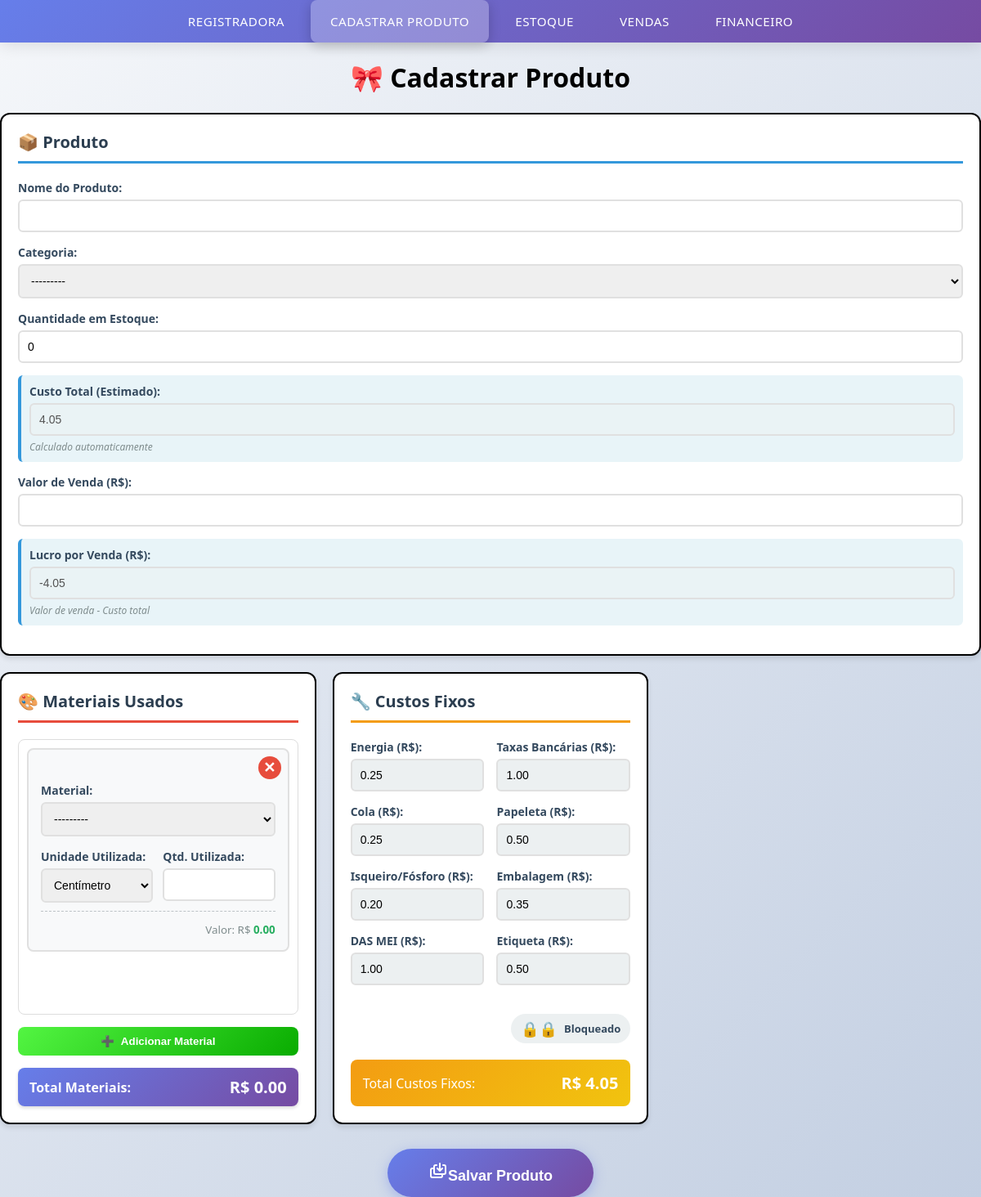
Screenshot of /templates/cadastrar_produto/ with the database file from the repository.
### app/models.py (models this page shows, shortened)
class CustoFixo(models.Model):
    energia = models.DecimalField(max_digits=10, decimal_places=2, default=0)
    cola = models.DecimalField(max_digits=10, decimal_places=2, default=0)
    isqueiro = models.DecimalField(max_digits=10, decimal_places=2, default=0)
    das_mei = models.DecimalField(max_digits=10, decimal_places=2, default=0)
    taxas_bancarias = models.DecimalField(max_digits=10, decimal_places=2, default=0)
    papeleta = models.DecimalField(max_digits=10, decimal_places=2, default=0)
    embalagem = models.DecimalField(max_digits=10, decimal_places=2, default=0)
    etiqueta = models.DecimalField(max_digits=10, decimal_places=2, default=0)

### app/views.py (the view, shortened to what this page needs)
# urls.py: path('templates/cadastrar_produto/', views.cadastrar_produto, name='cadastrar_produto'),
def cadastrar_produto(request):
    MaterialFormSet = modelformset_factory(
        MaterialUsado,
        form=MaterialUsadoForm,
        extra=1,
        can_delete=True
    )
    ultimo_custo_fixo = CustoFixo.objects.last()
    produto_form = ProdutoForm(request.POST or None)
    custo_fixo_form = CustoFixoForm(request.POST or None, instance=ultimo_custo_fixo)
    formset = MaterialFormSet(
        request.POST or None,
        queryset=MaterialUsado.objects.none()
    )
    context = {
        'produto_form': produto_form,
        'formset': formset,
        'custo_fixo_form': custo_fixo_form,
        'materiais_data_json': json.dumps({}),  # Será preenchido abaixo ou no final
    }
    materiais_data = {}
    try:
        compras = CompraMateriaPrima.objects.select_related('materia_prima').all()
        for compra in compras:
            valor_por_cm = float(compra.valor_por_cm or Decimal('0'))
            valor_por_quantidade = float(compra.valor_por_quantidade or Decimal('0'))
            materiais_data[str(compra.id)] = {
                'nome': f"{compra.materia_prima.nome} - {compra.marca}",
                'unidade_padrao': compra.unidade,
                'valor_por_cm': valor_por_cm,
                'valor_por_quantidade': valor_por_quantidade
            }
        print(f"📦 {len(materiais_data)} materiais disponíveis para seleção")
    except Exception as e:
        print(f"❌ Erro ao carregar materiais para JS: {e}")
        materiais_data = {}
    context['materiais_data_json'] = json.dumps(materiais_data)
    return render(request, 'cadastrar_produto.html', context)

### app/forms.py
class ProdutoForm(forms.ModelForm):
    custo_total_estimado = forms.DecimalField(
        label='Custo Total (Estimado)',
        required=False,
        disabled=True,
        widget=forms.NumberInput(attrs={'class': 'form-control', 'readonly': 'readonly'})
    )
    lucro_por_venda = forms.DecimalField(
        label='Lucro por Venda (R$)',
        required=False,
        disabled=True,
        widget=forms.NumberInput(attrs={'class': 'form-control', 'readonly': 'readonly'})
    )
    class Meta:
        model = Produto
        fields = ['nome', 'categoria', 'quantidade_em_estoque', 'valor_venda']
        labels = {
            'nome': 'Nome do Produto',
            'categoria': 'Categoria',
            'quantidade_em_estoque': 'Quantidade em Estoque',
            'valor_venda': 'Valor de Venda (R$)',
        }
        widgets = {
            'nome': forms.TextInput(attrs={'class': 'form-control'}),
            'categoria': forms.Select(attrs={'class': 'form-control'}),
            'quantidade_em_estoque': forms.NumberInput(attrs={'class': 'form-control', 'min': 0}),
            'valor_venda': forms.NumberInput(attrs={'class': 'form-control', 'step': '0.01'}),
        }

### app/models.py (called while the page is built)
    def __str__(self):
        return (f"{self.materia_prima.nome} ({self.marca}) - "
                f"{self.preco} R$ - {self.get_unidade_display()}")

### app/templates/cadastrar_produto.html (shortened to what this page needs)
{% extends 'base.html' %}
{% load static %}
{% block content %}
<div class="cadastro-produto-container">
    <h1 class="titulo">🎀 Cadastrar Produto</h1>
    <form method="POST" id="produto-form">
        <div class="form-container">
            <div class="coluna coluna-produto">
                <h3>📦 Produto</h3>
                <div class="campo">
                    {{ produto_form.nome.label_tag }}
                    {{ produto_form.nome }}
                </div>
                <div class="campo">
                    {{ produto_form.categoria.label_tag }}
                    {{ produto_form.categoria }}
                </div>
                <div class="campo">
                    {{ produto_form.quantidade_em_estoque.label_tag }}
                    {{ produto_form.quantidade_em_estoque }}
                </div>
                <div class="campo campo-destaque">
                    {{ produto_form.custo_total_estimado.label_tag }}
                    {{ produto_form.custo_total_estimado }}
                    <small class="help-text">Calculado automaticamente</small>
                </div>
                <div class="campo">
                    {{ produto_form.valor_venda.label_tag }}
                    {{ produto_form.valor_venda }}
                </div>
                <div class="campo campo-destaque">
                    {{ produto_form.lucro_por_venda.label_tag }}
                    {{ produto_form.lucro_por_venda }}
                    <small class="help-text">Valor de venda - Custo total</small>
                </div>
            </div>
            <div class="coluna coluna-materiais">
                <h3>🎨 Materiais Usados</h3>
                <div id="materiais-formset">
                    {% for form in formset %}
                    <div class="material-item" data-form-index="{{ forloop.counter0 }}">
                        <button type="button" class="btn-remover-material" title="Remover material">
                            <span class="icon-x">✕</span>
                        </button>
                        <div class="campo">
                            {{ form.compra_materia_prima.label_tag }}
                            {{ form.compra_materia_prima }}
                        </div>
                        <div class="campo-linha">
                            <div class="campo campo-metade">
                                {{ form.tipo_unidade.label_tag }}
                                {{ form.tipo_unidade }}
                            </div>
                            <div class="campo campo-metade">
                                {{ form.qtd_material_usado.label_tag }}
                                {{ form.qtd_material_usado }}
                            </div>
                        </div>
                        <div class="valor-material">
                            <small>Valor: R$ <span class="valor-material-span">0.00</span></small>
                        </div>
                    </div>
                    {% endfor %}
                </div>
                <button type="button" id="add-material" class="btn-adicionar">
                    <span>➕</span> Adicionar Material
                </button>
                <div class="resumo-materiais">
                    <div class="linha-resumo">
                        <span>Total Materiais:</span>
                        <strong>R$ <span id="total-materiais">0.00</span></strong>
                    </div>
                </div>
            </div>
            <div class="coluna coluna-custos">
                <h3>🔧 Custos Fixos</h3>
                <div class="custos-fixos-grid">
                    <div class="coluna-metade">
                        <div class="campo">
                            {{ custo_fixo_form.energia.label_tag }}
                            {{ custo_fixo_form.energia }}
                        </div>
                        <div class="campo">
                            {{ custo_fixo_form.cola.label_tag }}
                            {{ custo_fixo_form.cola }}
                        </div>
                        <div class="campo">
                            {{ custo_fixo_form.isqueiro.label_tag }}
                            {{ custo_fixo_form.isqueiro }}
                        </div>
                        <div class="campo">
                            {{ custo_fixo_form.das_mei.label_tag }}
                            {{ custo_fixo_form.das_mei }}
                        </div>
                    </div>
                    <div class="coluna-metade">
                        <div class="campo">
                            {{ custo_fixo_form.taxas_bancarias.label_tag }}
                            {{ custo_fixo_form.taxas_bancarias }}
                        </div>
                        <div class="campo">
                            {{ custo_fixo_form.papeleta.label_tag }}
                            {{ custo_fixo_form.papeleta }}
                        </div>
                        <div class="campo">
                            {{ custo_fixo_form.embalagem.label_tag }}
                            {{ custo_fixo_form.embalagem }}
                        </div>
                        <div class="campo">
                            {{ custo_fixo_form.etiqueta.label_tag }}
                            {{ custo_fixo_form.etiqueta }}
                        </div>
                    </div>
                </div>
                <div class="header-custos">
                    <label class="toggle-bloqueio">
                        <span class="icone-cadeado">🔒</span>
                        <span class="texto-bloqueio">Bloqueado</span>
                    </label>
                </div>
                <div class="resumo-custos">
                    <div class="linha-resumo">
                        <span>Total Custos Fixos:</span>
                        <strong>R$ <span id="total-custos-fixos">0.00</span></strong>
                    </div>
                </div>
            </div>
        </div>
        <div class="botao-centro">
            <button type="submit" class="btn-salvar">
                <span class="heroicons-outline--save-as"></span>Salvar Produto</button>
        </div>
    </form>
</div>
{% block scripts %}
<link rel="stylesheet" href="{% static 'css/cadastrar_produto.css' %}">
{% endblock %}
{% endblock %}

### app/static/css/navbar.css (style rules this page uses)
body { font-family: 'Segoe UI', Tahoma, Geneva, Verdana, sans-serif; background: linear-gradient(135deg, #f5f7fa 0%, #c3cfe2 100%); min-height: 100vh; margin: 0; }

### rows the page displays
CustoFixo: energia "0.25", cola "0.25", isqueiro "0.20", das_mei "1.00", taxas_bancarias "1.00", papeleta "0.50", embalagem "0.35", etiqueta "0.50"

### other values shown
{{ produto_form.nome.label_tag }} "Nome do Produto:"
{{ produto_form.categoria.label_tag }} "Categoria:"
{{ produto_form.quantidade_em_estoque.label_tag }} "Quantidade em Estoque:"
{{ produto_form.custo_total_estimado.label_tag }} "Custo Total (Estimado):"
{{ produto_form.valor_venda.label_tag }} "Valor de Venda (R$):"
{{ produto_form.lucro_por_venda.label_tag }} "Lucro por Venda (R$):"
{{ custo_fixo_form.energia.label_tag }} "Energia (R$):"
{{ custo_fixo_form.cola.label_tag }} "Cola (R$):"
{{ custo_fixo_form.isqueiro.label_tag }} "Isqueiro/Fósforo (R$):"
{{ custo_fixo_form.das_mei.label_tag }} "DAS MEI (R$):"
{{ custo_fixo_form.taxas_bancarias.label_tag }} "Taxas Bancárias (R$):"
{{ custo_fixo_form.papeleta.label_tag }} "Papeleta (R$):"
{{ custo_fixo_form.embalagem.label_tag }} "Embalagem (R$):"
{{ custo_fixo_form.etiqueta.label_tag }} "Etiqueta (R$):"
